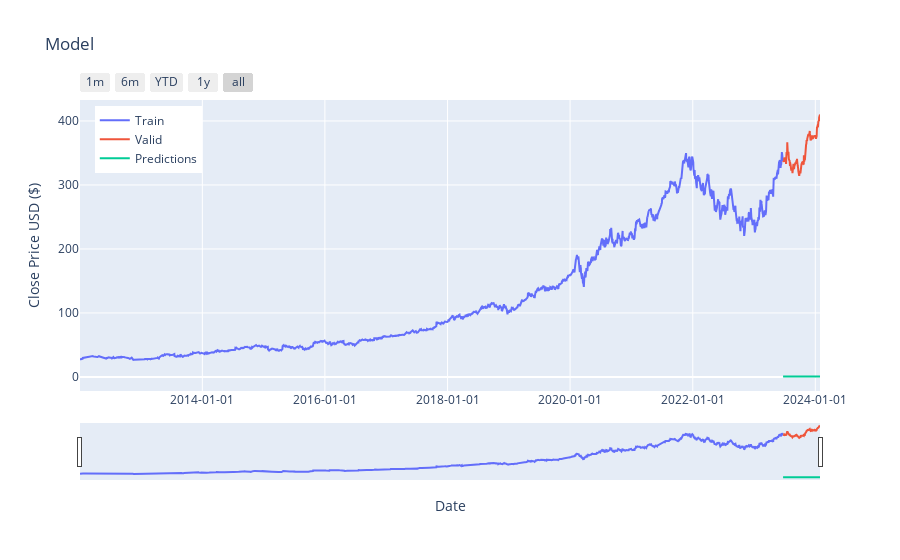

Write notebook code for a chart like this one.
### Code cell
import plotly.graph_objs as go

# Plot the data
train = data[:training_data_len]
valid = data[training_data_len:]
valid['Predictions'] = predictions
# Create traces for the data
trace_train = go.Scatter(x=train.index, y=train['High'], mode='lines', name='Train')
trace_valid_close = go.Scatter(x=valid.index, y=valid['High'], mode='lines', name='Valid')
trace_predictions = go.Scatter(x=valid.index, y=valid['Predictions'], mode='lines', name='Predictions')

# Create layout for the plot
layout = go.Layout(
    title='Model',
    xaxis=dict(title='Date', tickformat='%Y-%m-%d'),
    yaxis=dict(title='Close Price USD ($)'),
    hovermode='x',
    legend=dict(x=0.02, y=0.98)
)

# Combine traces and layout into a figure
fig = go.Figure(data=[trace_train, trace_valid_close, trace_predictions], layout=layout)

# Add option for range slider and buttons
fig.update_layout(
    xaxis=dict(
        rangeselector=dict(
            buttons=list([
                dict(count=1, label="1m", step="month", stepmode="backward"),
                dict(count=6, label="6m", step="month", stepmode="backward"),
                dict(count=1, label="YTD", step="year", stepmode="todate"),
                dict(count=1, label="1y", step="year", stepmode="backward"),
                dict(step="all")
            ])
        ),
        rangeslider=dict(visible=True),
        type="date"
    )
)

# Show the plot
fig.show()

### Figure 1 — Plotly figure (JSON) as saved in the notebook; plotly's stock layout.template omitted (floating-point values rounded to 4 significant figures; data arrays with more than 128 entries replaced by an {"elided": "..."} marker saying what was removed)
{"data": [{"mode": "lines", "name": "Train", "type": "scatter", "x": {"elided": "2886 str values"}, "y": {"elided": "2886 float values"}}, {"mode": "lines", "name": "Valid", "type": "scatter", "x": {"elided": "151 str values"}, "y": {"elided": "151 float values"}}, {"mode": "lines", "name": "Predictions", "type": "scatter", "x": {"elided": "151 str values"}, "y": {"elided": "151 float values"}}], "layout": {"hovermode": "x", "legend": {"x": 0.02, "y": 0.98}, "title": {"text": "Model"}, "xaxis": {"rangeselector": {"buttons": [{"count": 1, "label": "1m", "step": "month", "stepmode": "backward"}, {"count": 6, "label": "6m", "step": "month", "stepmode": "backward"}, {"count": 1, "label": "YTD", "step": "year", "stepmode": "todate"}, {"count": 1, "label": "1y", "step": "year", "stepmode": "backward"}, {"step": "all"}]}, "rangeslider": {"visible": true}, "tickformat": "%Y-%m-%d", "title": {"text": "Date"}, "type": "date"}, "yaxis": {"title": {"text": "Close Price USD ($)"}}}}
